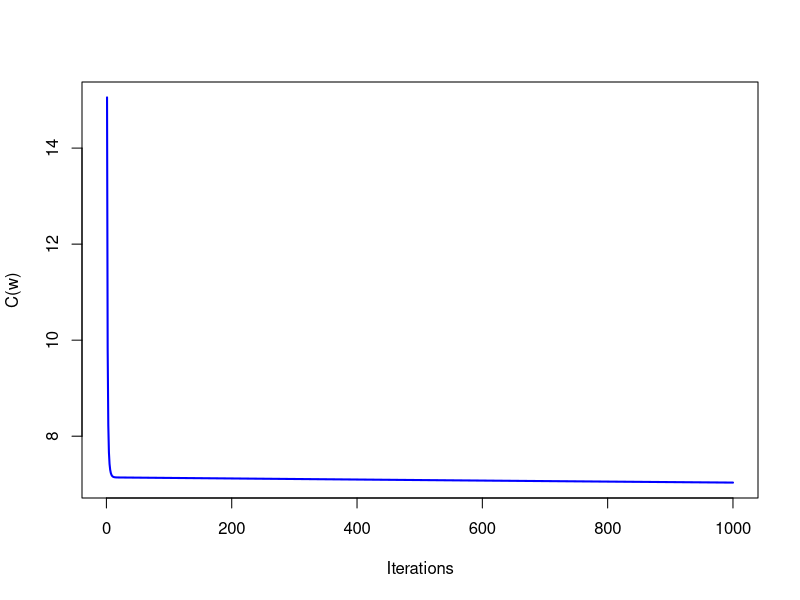

Write R code to recreate this figure.
state <- as.data.frame(state.x77)

# 벡터, 행렬로 표현
X <- cbind(1,as.matrix(state[1:4]))
X <- cbind(X, as.matrix(state[7]))
y <- as.matrix(state["Murder"])

X
# 비용함수
cost <- function(X, y, w) {
  sum( (X %*% w - y)^2 ) / (2*length(y))
}

# 학습률, 반복횟수
alpha <- 0.00000003
num_iters <- 1000

# cost, w 저장
cost_history <- double(num_iters)
w_history <- list(num_iters)

# 초기화
w <- matrix(c(0,0), nrow=ncol(X))
# gradient descent
for (i in 1:num_iters) {
  error <- (X %*% w - y)
  delta <- t(X) %*% error
  w <- w - alpha * delta / length(y)
  cost_history[i] <- cost(X, y, w)
  w_history[[i]] <- w
  if (i == num_iters) print(c(as.vector(w),cost(X, y, w)))
  # Sys.sleep(0.02)
}

# cost 변화
plot(cost_history, type='l', col='blue', lwd=2, 
     ylab='C(w)', xlab='Iterations')
